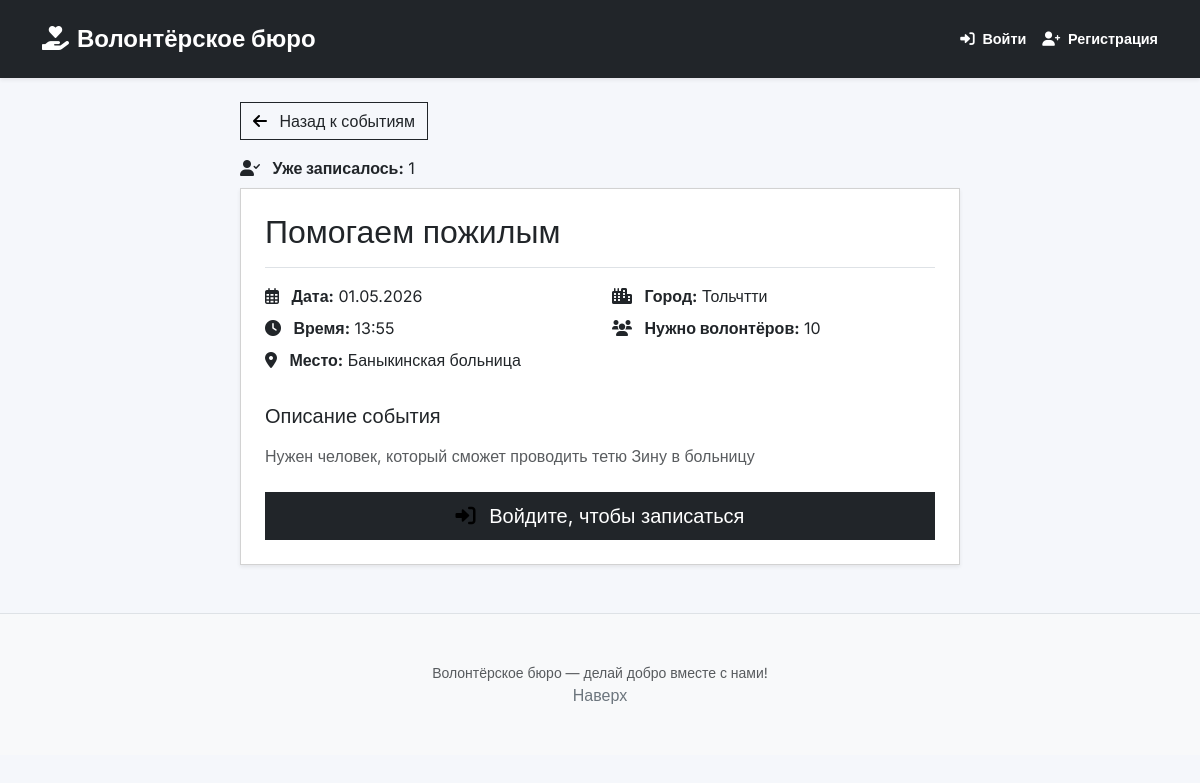
/event_detail/2, run on an earlier commit of the app's database.
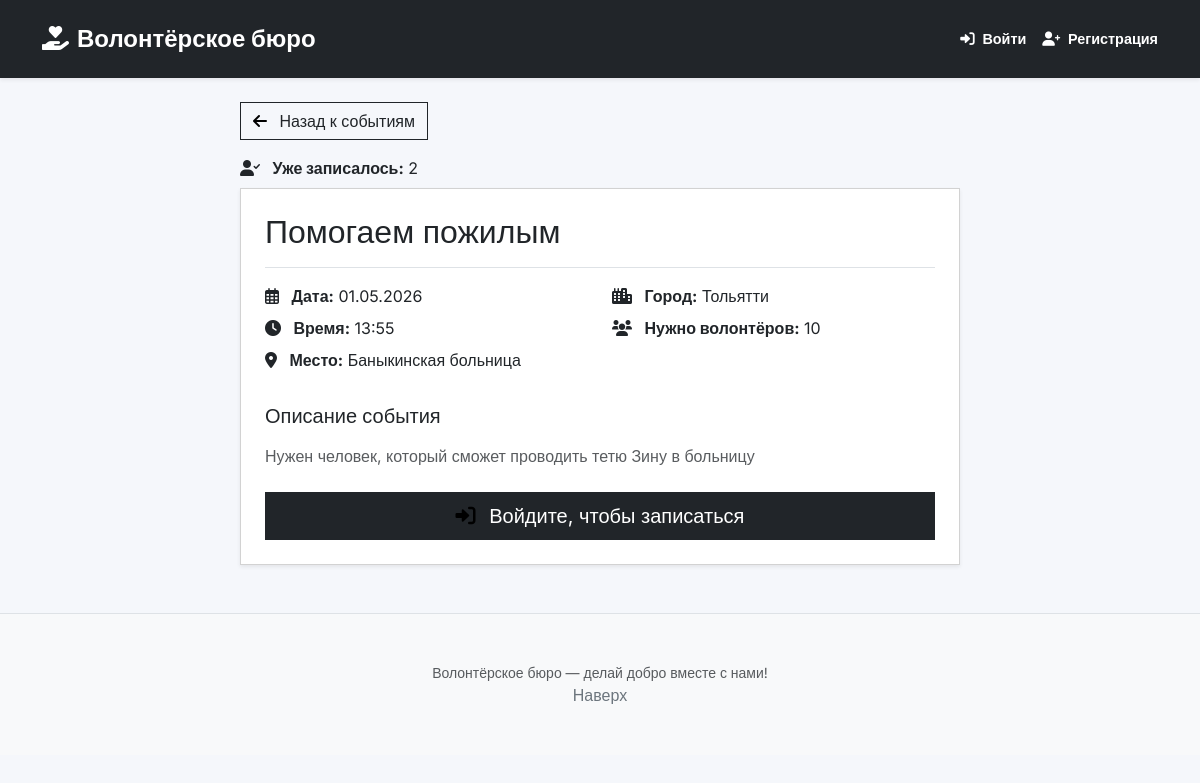
And on a later commit of the database.
### data/models.py (models this page shows)
class Event(SqlAlchemyBase):
    __tablename__ = 'events'
    id = sqlalchemy.Column(sqlalchemy.Integer, primary_key=True, autoincrement=True)
    title = sqlalchemy.Column(sqlalchemy.String, nullable=False)
    description = sqlalchemy.Column(sqlalchemy.String, nullable=False)
    date = sqlalchemy.Column(sqlalchemy.DateTime, nullable=False)
    location = sqlalchemy.Column(sqlalchemy.String, nullable=False)
    city = sqlalchemy.Column(sqlalchemy.String, nullable=False)
    author_id = sqlalchemy.Column(sqlalchemy.Integer, sqlalchemy.ForeignKey("users.id"), nullable=False)
    max_volunteers = sqlalchemy.Column(sqlalchemy.Integer, default=10)

### app.py (the view)
@app.route('/event_detail/<int:event_id>')
def event_detail(event_id):
    from data.models import Response
    session = db_session.create_session()
    event = session.get(Event, event_id)
    volunteers_count = session.query(Response).filter_by(event_id=event_id).count()
    already_joined = False
    if current_user.is_authenticated:
        already_joined = session.query(Response).filter_by(
            event_id=event_id,
            user_id=current_user.id
        ).first() is not None
    session.close()
    if event is None:
        return redirect('/')
    return render_template('event_detail.html', title='Детали события', event=event, already_joined=already_joined,volunteers_count=volunteers_count)

### data/db_session.py (called while the page is built)
def create_session() -> Session:
    global __factory
    return __factory()

### templates/event_detail.html (shortened to what this page needs)
{% extends "base.html" %}
{% block content %}
<div class="container mt-4">
    <div class="row">
        <div class="col-lg-8 mx-auto">
            <div class="mb-3">
                <a href="/" class="btn btn-outline-dark">
                    <i class="fas fa-arrow-left me-2"></i> Назад к событиям
                </a>
            </div>
            <div class="mb-2">
                <i class="fas fa-user-check me-2 text-dark"></i>
                <strong>Уже записалось:</strong> {{ volunteers_count }}
            </div>
            <div class="card shadow-sm">
                <div class="card-body p-4">
                    <div class="border-bottom pb-3 mb-3">
                        <h1 class="h2 mb-0">{{ event.title }}</h1>
                    </div>
                    <div class="row mb-4">
                        <div class="col-md-6">
                            <div class="mb-2">
                                <i class="far fa-calendar-alt me-2 text-dark"></i>
                                <strong>Дата:</strong> {{ event.date.strftime('%d.%m.%Y') }}
                            </div>
                            <div class="mb-2">
                                <i class="fas fa-clock me-2 text-dark"></i>
                                <strong>Время:</strong> {{ event.date.strftime('%H:%M') }}
                            </div>
                            <div class="mb-2">
                                <i class="fas fa-map-marker-alt me-2 text-dark"></i>
                                <strong>Место:</strong> {{ event.location }}
                            </div>
                        </div>
                        <div class="col-md-6">
                            <div class="mb-2">
                                <i class="fas fa-city me-2 text-dark"></i>
                                <strong>Город:</strong> {{ event.city }}
                            </div>
                            <div class="mb-2">
                                <i class="fas fa-users me-2 text-dark"></i>
                                <strong>Нужно волонтёров:</strong> {{ event.max_volunteers }}
                            </div>
                        </div>
                    </div>
                    <div class="mb-4">
                        <h4 class="h5 mb-3">Описание события</h4>
                        <p class="text-muted">{{ event.description }}</p>
                    </div>
                    {% if current_user.is_authenticated %}
                        <button class="btn btn-dark btn-lg w-100" id="joinEventBtn"
                                {% if already_joined %}disabled{% endif %}>
                            <i class="fas fa-hand-peace me-2"></i>
                            {% if already_joined %}
                                 Вы уже записаны на это событие
                            {% else %}
                                 Хочу участвовать!
                            {% endif %}
                        </button>
                    {% else %}
                        <a href="/login" class="btn btn-dark btn-lg w-100">
                            <i class="fas fa-sign-in-alt me-2"></i> Войдите, чтобы записаться
                        </a>
                    {% endif %}
                </div>
            </div>
        </div>
    </div>
</div>
{% endblock %}

What changed in the data, as far as the page shows it:
changed Event "Помогаем пожилым": city "Тольчтти" → "Тольятти"
Also different on the page:
{{ volunteers_count }}: "1" → "2"
